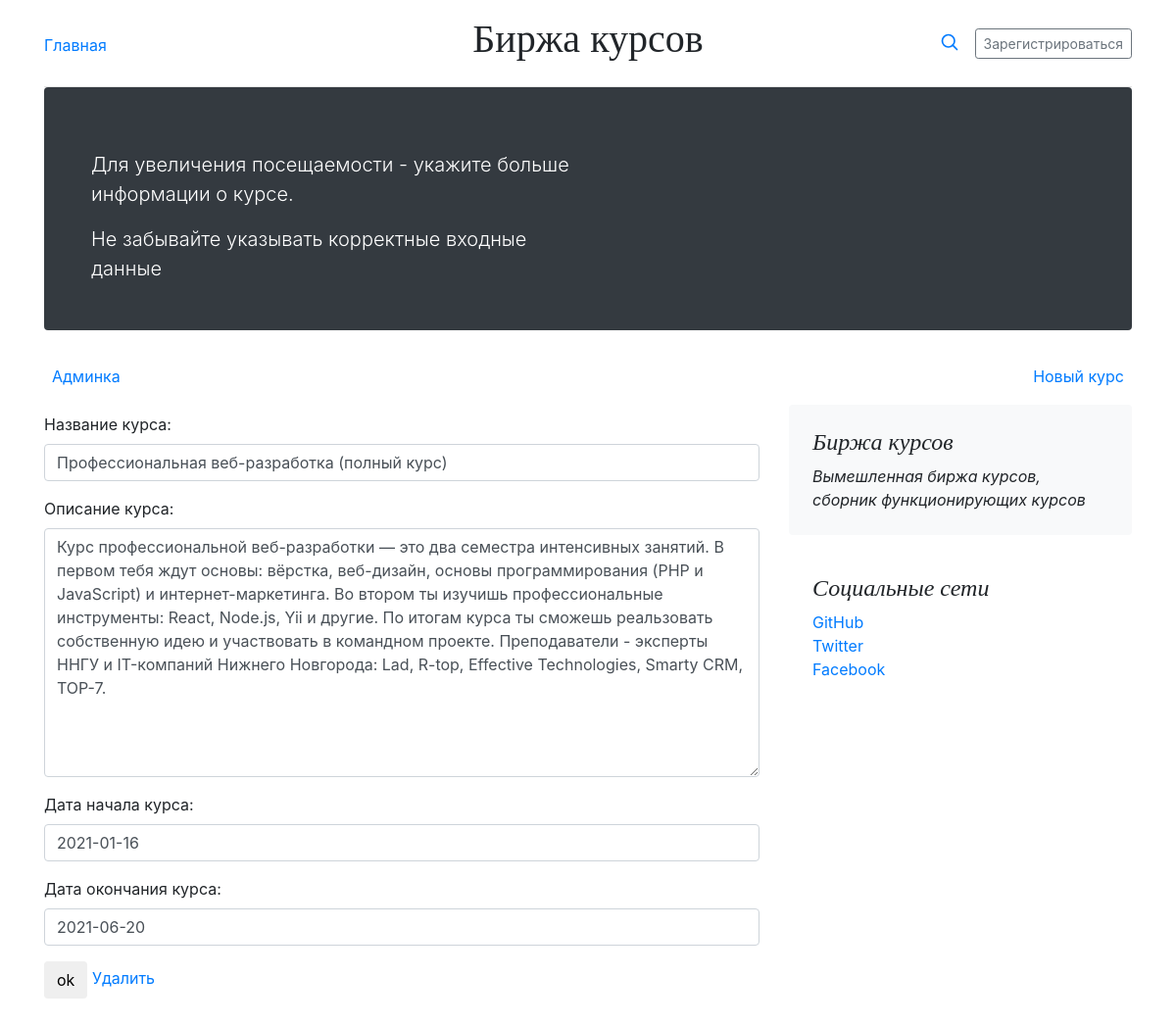
The page /course/10/edit (signed in) on the database its author committed.
### courses/models.py (models this page shows, shortened)
class Course(models.Model):
    course_id = models.AutoField(primary_key=True)
    title = models.CharField(max_length=128,verbose_name="Название курса")
    description = models.TextField(max_length=512, verbose_name="Описание курса")
    start_date = models.DateField(verbose_name="Дата начала курса")
    end_date = models.DateField(verbose_name="Дата окончания курса")
    author = models.ForeignKey(User,verbose_name="Автор поста",on_delete=models.PROTECT, null=True)
    class Meta:
        verbose_name = "Курс"
        verbose_name_plural = "Курсы"

### courses/views.py (the view)
# urls.py: path("course/<str:pk>/edit",edit_course, name="edit"),
@login_required(login_url="login")
def edit_course(request,pk):
    course = Course.objects.get(course_id=pk)
    form = UserForm(instance=course)
    if request.method == "POST":
        form = UserForm(request.POST, instance=course)
        print(request.POST)
        if form.is_valid():
            form.save()
            return redirect("index")
    return render(request,"new_edit.html",{"form":form})

### courses/forms.py
class UserForm(forms.ModelForm):
    class Meta:
        model = Course
        fields = ("title","description","start_date","end_date",)
        widgets = {
            "title": forms.TextInput(attrs={"class":"form-control"}),
            "description": forms.Textarea(attrs={"class":"form-control"}),
            "start_date": forms.TextInput(attrs={"class":"form-control"}),
            "end_date": forms.TextInput(attrs={"class":"form-control"}),
        }

### courses/templates/new_edit.html (shortened to what this page needs)
{% extends "base.html" %}
{% load course_tag %}
{% block content %}
<div class="container">
  <header class="blog-header py-3">
    <div class="row flex-nowrap justify-content-between align-items-center">
      <div class="col-4 pt-1">
        <a class="link-secondary" href="/">Главная</a>
      </div>
      <div class="col-4 text-center">
        <h1 class="title">Биржа курсов</h1>
      </div>
      <div class="col-4 d-flex justify-content-end align-items-center">
        <a class="link-secondary" href="#" aria-label="Search">
          <svg xmlns="http://www.w3.org/2000/svg" width="20" height="20" fill="none" stroke="currentColor" stroke-linecap="round" stroke-linejoin="round" stroke-width="2" class="mx-3" role="img" viewBox="0 0 24 24"><title>Search</title><circle cx="10.5" cy="10.5" r="7.5"/><path d="M21 21l-5.2-5.2"/></svg>
        </a>
        <a class="btn btn-sm btn-outline-secondary" href="#">Зарегистрироваться</a>
      </div>
    </div>
  </header>
  <div class="p-4 p-md-5 mb-4 text-white rounded bg-dark">
    <div class="col-md-6 px-0">
      <p class="lead my-3">Для увеличения посещаемости - укажите больше информации о курсе.</p>
      <p class="lead mb-0">Не забывайте указывать корректные входные данные</p>
    </div>
  </div>
  <div class="nav-scroller py-1 mb-2">
    <nav class="nav d-flex justify-content-between">
      <a class="p-2 link-secondary" href="../../admin">Админка</a>
      <a class="p-2 link-secondary" href="new">Новый курс</a>
    </nav>
  </div>
</div>
<main class="container">
  <div class="row">
    <div class="col-md-8">
      <article class="blog-post">
            <form method="POST">
                <table>
                    {{ form.as_p }}
                </table>
                <input type="Submit" class="btn btn" value="ok">
                <a href="delete">Удалить</a>
             </form>
      </article>
    </div>
 <div class="col-md-4">
      <div class="p-4 mb-3 bg-light rounded">
        <h4 class="font-italic">Биржа курсов</h4>
        <p class="mb-0"><em>Вымешленная биржа курсов, сборник функционирующих курсов </em></p>
      </div>
      <div class="p-4">
        <h4 class="font-italic">Социальные сети</h4>
        <ol class="list-unstyled">
          <li><a href="http://github.com/esheloncr">GitHub</a></li>
          <li><a href="#">Twitter</a></li>
          <li><a href="#">Facebook</a></li>
        </ol>
      </div>
    </div>
  </div>
</main>
{% endblock content %}

### courses/static/css/style.rtl.css (style rules this page uses)
.blog-header { line-height: 1; border-bottom: 1px solid #e5e5e5; }
h1, h2, h3, h4, h5, h6 { font-family: Amiri, Georgia, "Times New Roman", serif; }
.nav-scroller { position: relative; z-index: 2; height: 2.75rem; overflow-y: hidden; }
.nav-scroller .nav { display: flex; flex-wrap: nowrap; padding-bottom: 1rem; margin-top: -1px; overflow-x: auto; text-align: center; white-space: nowrap; -webkit-overflow-scrolling: touch; }
.blog-post { margin-bottom: 4rem; }

### rows shown on the page
Course: title "Профессиональная веб-разработка (полный курс)", description "Курс профессиональной веб-разработки — это два семестра интенсивных занятий. В первом тебя ждут основы: вёрстка, веб-дизайн, основы программирования (PHP и JavaScript) и интернет-маркетинга. Во втором ты изучишь профессиональные инструменты: React, Node.js, Yii и другие. По итогам курса ты сможешь реальзовать собственную идею и участвовать в командном проекте. Преподаватели - эксперты ННГУ и IT-компаний Нижнего Новгорода: Lad, R-top, Effective Technologies, Smarty CRM, TOP-7.", start_date "2021-01-16", end_date "2021-06-20"
